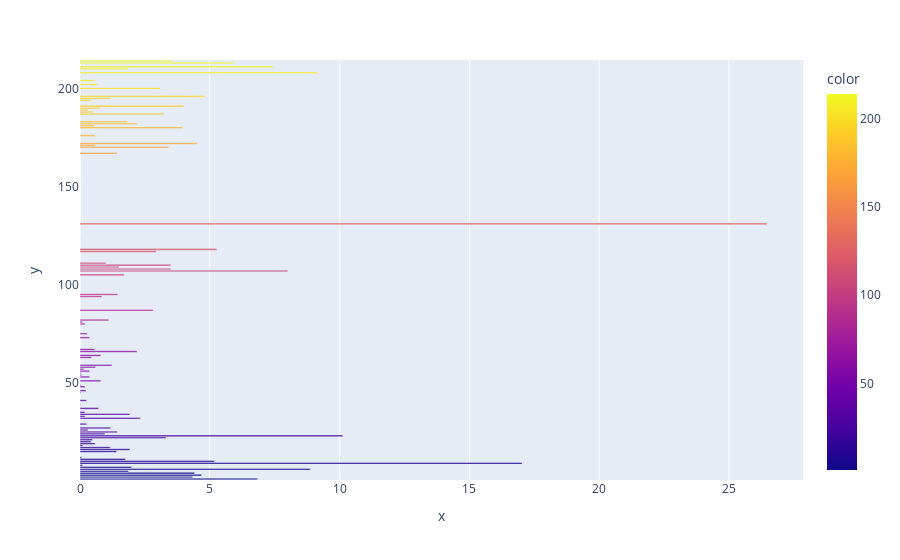

The code cell stored with this chart in its notebook:
### Code cell
points_per_race = []
for constructorId in np.sort(data_constructor['constructorId'].unique()):
    data_item = data_constructor[data_constructor['constructorId'] == constructorId]
    race_count = data_item['raceId'].count()
    points_per_race.append(data_item['points_x'].sum() / race_count)
    
px.bar(x=points_per_race, y=np.sort(data_constructor['constructorId'].unique()), orientation='h', color=np.sort(data_constructor['constructorId'].unique()))

### Figure 1 — Plotly figure (JSON) as saved in the notebook; plotly's stock layout.template omitted (floating-point values rounded to 4 significant figures; data arrays with more than 128 entries replaced by an {"elided": "..."} marker saying what was removed)
{"data": [{"alignmentgroup": "True", "hovertemplate": "x=%{x}<br>y=%{y}<br>color=%{marker.color}<extra></extra>", "legendgroup": "", "marker": {"color": {"elided": "175 int values"}, "coloraxis": "coloraxis", "pattern": {"shape": ""}}, "name": "", "offsetgroup": "", "orientation": "h", "showlegend": false, "textposition": "auto", "type": "bar", "x": {"elided": "175 float values"}, "xaxis": "x", "y": {"elided": "175 int values"}, "yaxis": "y"}], "layout": {"barmode": "relative", "coloraxis": {"colorbar": {"title": {"text": "color"}}, "colorscale": [[0, "#0d0887"], [0.1111, "#46039f"], [0.2222, "#7201a8"], [0.3333, "#9c179e"], [0.4444, "#bd3786"], [0.5556, "#d8576b"], [0.6667, "#ed7953"], [0.7778, "#fb9f3a"], [0.8889, "#fdca26"], [1, "#f0f921"]]}, "legend": {"tracegroupgap": 0}, "margin": {"t": 60}, "xaxis": {"anchor": "y", "domain": [0, 1], "title": {"text": "x"}}, "yaxis": {"anchor": "x", "domain": [0, 1], "title": {"text": "y"}}}}
